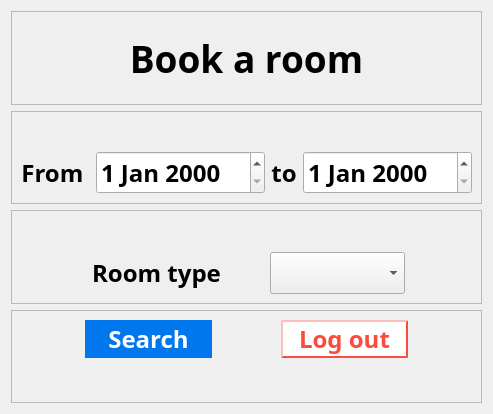
           <widget class="QWidget" name="book_info_page6">
            <layout class="QVBoxLayout" name="verticalLayout_11">
             <item>
              <layout class="QVBoxLayout" name="verticalLayout_10" stretch="1,1,1,1">
               <item>
                <widget class="QFrame" name="frame_17">
                 <property name="frameShape">
                  <enum>QFrame::StyledPanel</enum>
                 </property>
                 <property name="frameShadow">
                  <enum>QFrame::Raised</enum>
                 </property>
                 <layout class="QGridLayout" name="gridLayout_34">
                  <item row="0" column="0">
                   <layout class="QGridLayout" name="gridLayout_33">
                    <item row="0" column="0">
                     <widget class="QLabel" name="label_22">
                      <property name="font">
                       <font>
                        <family>Bahnschrift SemiBold</family>
                        <pointsize>28</pointsize>
                        <weight>75</weight>
                        <bold>true</bold>
                       </font>
                      </property>
                      <property name="text">
                       <string>Book a room</string>
                      </property>
                      <property name="alignment">
                       <set>Qt::AlignCenter</set>
                      </property>
                     </widget>
                    </item>
                   </layout>
                  </item>
                 </layout>
                </widget>
               </item>
               <item>
                <widget class="QFrame" name="frame_16">
                 <property name="frameShape">
                  <enum>QFrame::StyledPanel</enum>
                 </property>
                 <property name="frameShadow">
                  <enum>QFrame::Raised</enum>
                 </property>
                 <layout class="QGridLayout" name="gridLayout_36">
                  <item row="0" column="0">
                   <layout class="QGridLayout" name="gridLayout_35">
                    <item row="1" column="1">
                     <widget class="QDateEdit" name="ck_in">
                      <property name="sizePolicy">
                       <sizepolicy hsizetype="Minimum" vsizetype="Expanding">
                        <horstretch>0</horstretch>
                        <verstretch>0</verstretch>
                       </sizepolicy>
                      </property>
                      <property name="font">
                       <font>
                        <family>Bahnschrift SemiBold</family>
                        <pointsize>18</pointsize>
                        <weight>75</weight>
                        <bold>true</bold>
                       </font>
                      </property>
                     </widget>
                    </item>
                    <item row="1" column="3">
                     <widget class="QDateEdit" name="ck_2">
                      <property name="sizePolicy">
                       <sizepolicy hsizetype="Minimum" vsizetype="Expanding">
                        <horstretch>0</horstretch>
                        <verstretch>0</verstretch>
                       </sizepolicy>
                      </property>
                      <property name="font">
                       <font>
                        <family>Bahnschrift SemiBold</family>
                        <pointsize>18</pointsize>
                        <weight>75</weight>
                        <bold>true</bold>
                       </font>
                      </property>
                     </widget>
                    </item>
                    <item row="1" column="0">
                     <widget class="QLabel" name="label_23">
                      <property name="font">
                       <font>
                        <family>Bahnschrift SemiBold</family>
                        <pointsize>18</pointsize>
                        <weight>75</weight>
                        <bold>true</bold>
                       </font>
                      </property>
                      <property name="text">
                       <string>From </string>
                      </property>
                      <property name="alignment">
                       <set>Qt::AlignCenter</set>
                      </property>
                     </widget>
                    </item>
                    <item row="1" column="2">
                     <widget class="QLabel" name="label_24">
                      <property name="font">
                       <font>
                        <family>Bahnschrift SemiBold</family>
                        <pointsize>18</pointsize>
                        <weight>75</weight>
                        <bold>true</bold>
                       </font>
                      </property>
                      <property name="text">
                       <string>to</string>
                      </property>
                      <property name="alignment">
                       <set>Qt::AlignCenter</set>
                      </property>
                     </widget>
                    </item>
                    <item row="0" column="1">
                     <spacer name="verticalSpacer_14">
                      <property name="orientation">
                       <enum>Qt::Vertical</enum>
                      </property>
                      <property name="sizeHint" stdset="0">
                       <size>
                        <width>20</width>
                        <height>40</height>
                       </size>
                      </property>
                     </spacer>
                    </item>
                   </layout>
                  </item>
                 </layout>
                </widget>
               </item>
               <item>
                <widget class="QFrame" name="frame_18">
                 <property name="frameShape">
                  <enum>QFrame::StyledPanel</enum>
                 </property>
                 <property name="frameShadow">
                  <enum>QFrame::Raised</enum>
                 </property>
                 <layout class="QGridLayout" name="gridLayout_40">
                  <item row="0" column="0">
                   <layout class="QGridLayout" name="gridLayout_39" columnstretch="2,4,0,4,2">
                    <item row="1" column="0">
                     <spacer name="horizontalSpacer_21">
                      <property name="orientation">
                       <enum>Qt::Horizontal</enum>
                      </property>
                      <property name="sizeHint" stdset="0">
                       <size>
                        <width>40</width>
                        <height>20</height>
                       </size>
                      </property>
                     </spacer>
                    </item>
                    <item row="1" column="1">
                     <widget class="QLabel" name="label_25">
                      <property name="font">
                       <font>
                        <family>Bahnschrift SemiBold</family>
                        <pointsize>18</pointsize>
                        <weight>75</weight>
                        <bold>true</bold>
                       </font>
                      </property>
                      <property name="text">
                       <string>Room type</string>
                      </property>
                      <property name="alignment">
                       <set>Qt::AlignCenter</set>
                      </property>
                     </widget>
                    </item>
                    <item row="1" column="2">
                     <spacer name="horizontalSpacer_20">
                      <property name="orientation">
                       <enum>Qt::Horizontal</enum>
                      </property>
                      <property name="sizeHint" stdset="0">
                       <size>
                        <width>40</width>
                        <height>20</height>
                       </size>
                      </property>
                     </spacer>
                    </item>
                    <item row="1" column="4">
                     <spacer name="horizontalSpacer_22">
                      <property name="orientation">
                       <enum>Qt::Horizontal</enum>
                      </property>
                      <property name="sizeHint" stdset="0">
                       <size>
                        <width>40</width>
                        <height>20</height>
                       </size>
                      </property>
                     </spacer>
                    </item>
                    <item row="1" column="3">
                     <widget class="QComboBox" name="Room_type">
                      <property name="sizePolicy">
                       <sizepolicy hsizetype="Preferred" vsizetype="Expanding">
                        <horstretch>0</horstretch>
                        <verstretch>0</verstretch>
                       </sizepolicy>
                      </property>
                      <property name="font">
                       <font>
                        <family>Bahnschrift SemiBold</family>
                        <pointsize>18</pointsize>
                        <weight>75</weight>
                        <bold>true</bold>
                       </font>
                      </property>
                      <item>
                       <property name="text">
                        <string/>
                       </property>
                      </item>
                      <item>
                       <property name="text">
                        <string>A</string>
                       </property>
                      </item>
                      <item>
                       <property name="text">
                        <string>B</string>
                       </property>
                      </item>
                      <item>
                       <property name="text">
                        <string>C</string>
                       </property>
                      </item>
                     </widget>
                    </item>
                    <item row="0" column="1">
                     <spacer name="verticalSpacer_13">
                      <property name="orientation">
                       <enum>Qt::Vertical</enum>
                      </property>
                      <property name="sizeHint" stdset="0">
                       <size>
                        <width>20</width>
                        <height>40</height>
                       </size>
                      </property>
                     </spacer>
                    </item>
                   </layout>
                  </item>
                 </layout>
                </widget>
               </item>
               <item>
                <widget class="QFrame" name="frame_15">
                 <property name="frameShape">
                  <enum>QFrame::StyledPanel</enum>
                 </property>
                 <property name="frameShadow">
                  <enum>QFrame::Raised</enum>
                 </property>
                 <layout class="QGridLayout" name="gridLayout_38">
                  <item row="0" column="0">
                   <layout class="QGridLayout" name="gridLayout_37" columnstretch="2,4,2,4,2">
                    <item row="0" column="4">
                     <spacer name="horizontalSpacer_24">
                      <property name="orientation">
                       <enum>Qt::Horizontal</enum>
                      </property>
                      <property name="sizeHint" stdset="0">
                       <size>
                        <width>40</width>
                        <height>20</height>
                       </size>
                      </property>
                     </spacer>
                    </item>
                    <item row="1" column="1">
                     <spacer name="verticalSpacer_15">
                      <property name="orientation">
                       <enum>Qt::Vertical</enum>
                      </property>
                      <property name="sizeHint" stdset="0">
                       <size>
                        <width>20</width>
                        <height>40</height>
                       </size>
                      </property>
                     </spacer>
                    </item>
                    <item row="0" column="3">
                     <widget class="QPushButton" name="to_sign_in_page_5">
                      <property name="sizePolicy">
                       <sizepolicy hsizetype="Minimum" vsizetype="Expanding">
                        <horstretch>0</horstretch>
                        <verstretch>0</verstretch>
                       </sizepolicy>
                      </property>
                      <property name="font">
                       <font>
                        <family>Bahnschrift SemiBold</family>
                        <pointsize>18</pointsize>
                        <weight>75</weight>
                        <bold>true</bold>
                       </font>
                      </property>
                      <property name="styleSheet">
                       <string notr="true">QPushButton{background-color: rgb(255,255,255); border-radius:20px; color:rgb(251, 74, 62);border-width:2px;border-color:rgb(251, 74, 62);border-style:outset;}</string>
                      </property>
                      <property name="text">
                       <string>Log out</string>
                      </property>
                     </widget>
                    </item>
                    <item row="0" column="1">
                     <widget class="QPushButton" name="to_room_select_page">
                      <property name="sizePolicy">
                       <sizepolicy hsizetype="Minimum" vsizetype="Expanding">
                        <horstretch>0</horstretch>
                        <verstretch>0</verstretch>
                       </sizepolicy>
                      </property>
                      <property name="font">
                       <font>
                        <family>Bahnschrift SemiBold</family>
                        <pointsize>18</pointsize>
                        <weight>75</weight>
                        <bold>true</bold>
                       </font>
                      </property>
                      <property name="styleSheet">
                       <string notr="true">QPushButton{background-color: rgb(0, 119, 237); border-radius:20px; color:rgb(255,255,255);}</string>
                      </property>
                      <property name="text">
                       <string>Search</string>
                      </property>
                     </widget>
                    </item>
                    <item row="0" column="0">
                     <spacer name="horizontalSpacer_23">
                      <property name="orientation">
                       <enum>Qt::Horizontal</enum>
                      </property>
                      <property name="sizeHint" stdset="0">
                       <size>
                        <width>40</width>
                        <height>20</height>
                       </size>
                      </property>
                     </spacer>
                    </item>
                    <item row="0" column="2">
                     <spacer name="horizontalSpacer_93">
                      <property name="orientation">
                       <enum>Qt::Horizontal</enum>
                      </property>
                      <property name="sizeHint" stdset="0">
                       <size>
                        <width>40</width>
                        <height>20</height>
                       </size>
                      </property>
                     </spacer>
                    </item>
                   </layout>
                  </item>
                 </layout>
                </widget>
               </item>
              </layout>
             </item>
            </layout>
           </widget>
